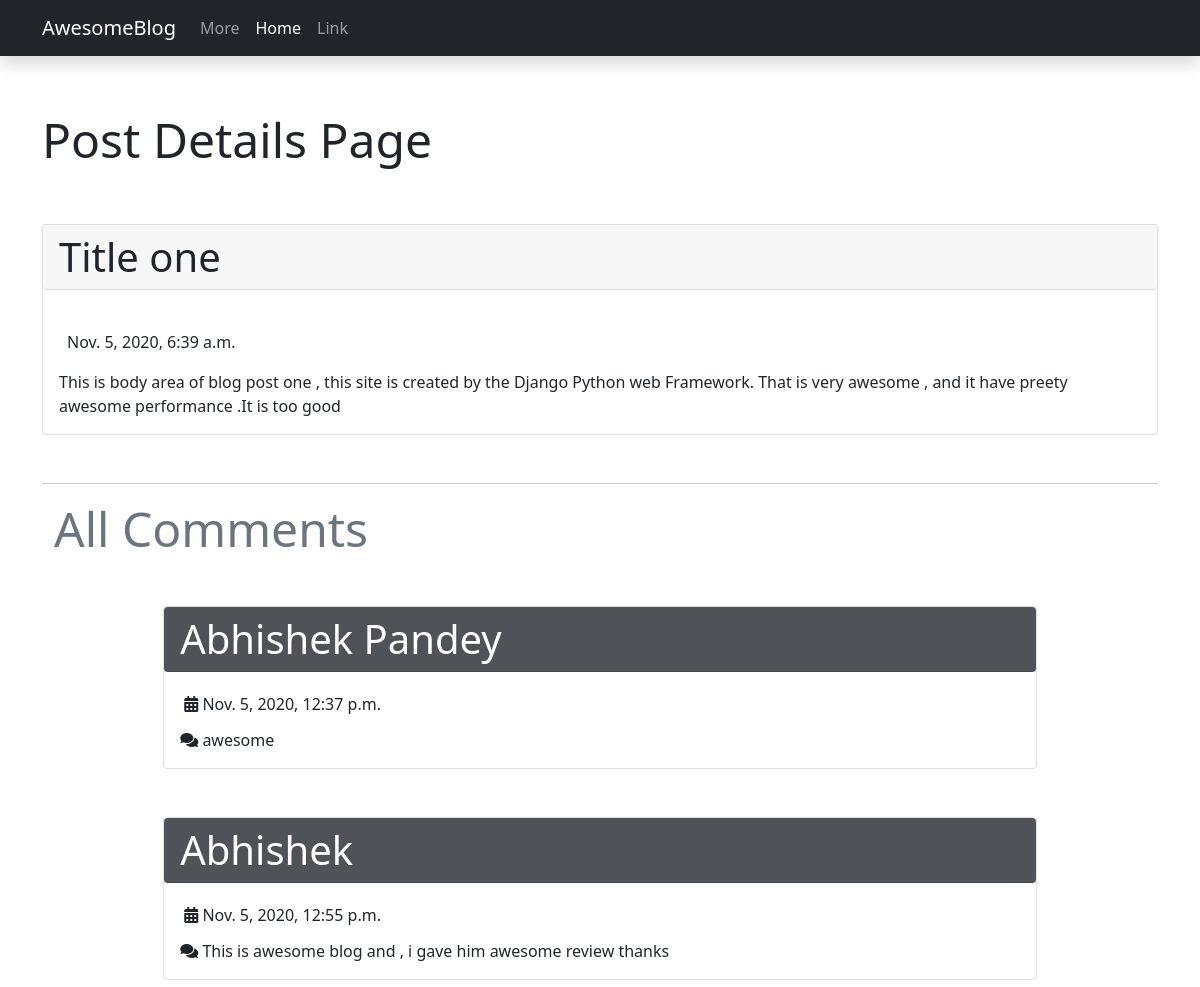
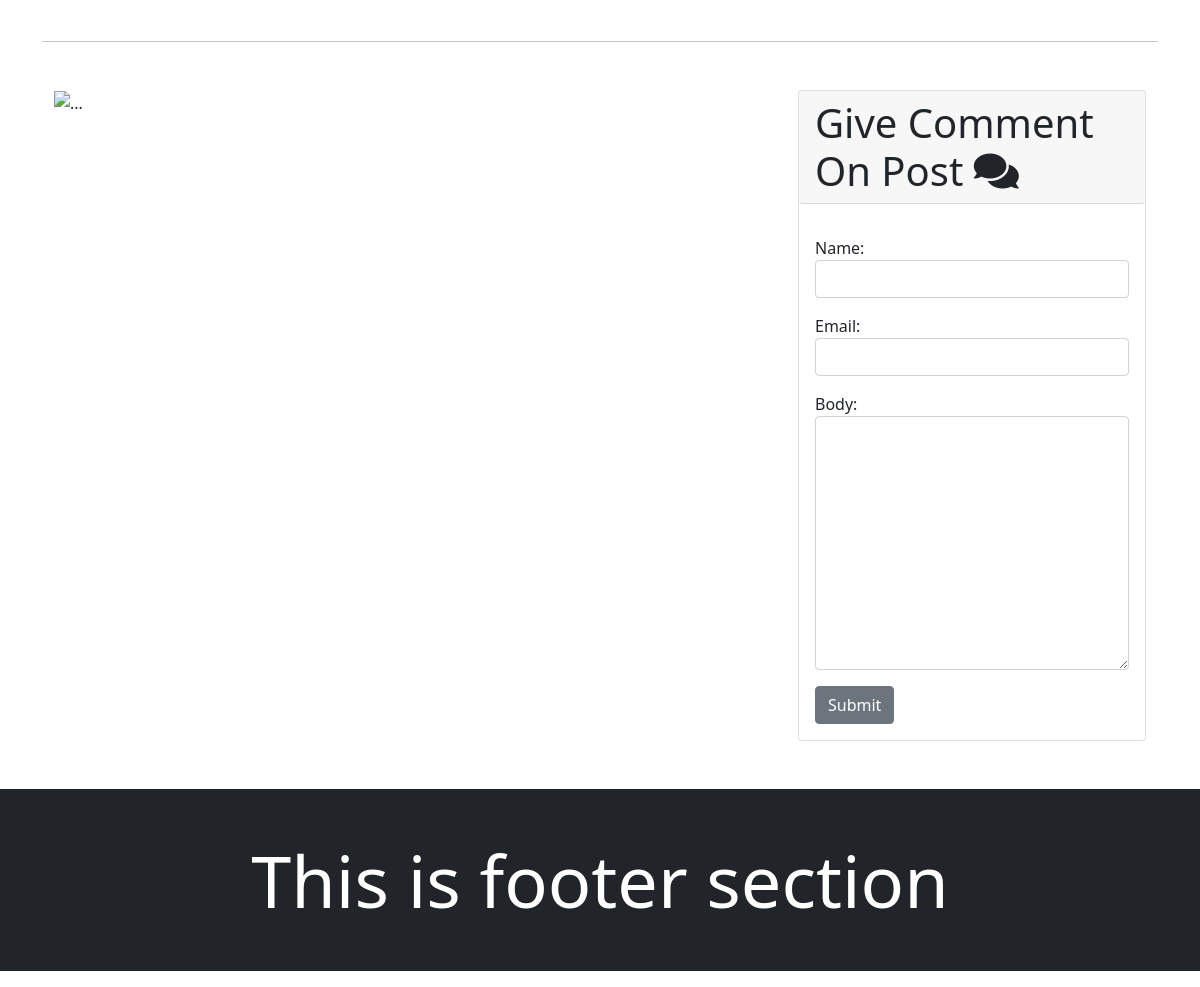
Screenshot of /title_one/ with the database file from the repository (2 pictures, top to bottom).
### mainBlog/models.py (models this page shows)
class Posts(models.Model):
    title = models.CharField(max_length=255)
    slug = models.SlugField()
    body = RichTextField()
    date_added = models.DateTimeField(auto_now_add=True)
    class Meta:
        ordering = ['-date_added']

class Comment(models.Model):
    post = models.ForeignKey(Posts, related_name='comments', on_delete=models.CASCADE)
    name = models.CharField(max_length=255)
    email = models.TextField()
    body = models.TextField()
    date_added = models.DateTimeField(auto_now_add=True)
    class Meta:
        ordering = ['date_added']

### mainBlog/views.py (the view)
# urls.py: path('<slug:slug>/', post_detail, name='post_detail')
def post_detail(request, slug):
    post = Posts.objects.get(slug=slug)
    if request.method == "POST":
        form = CommentForm(request.POST)
        if form.is_valid():
            comment = form.save(commit=False)
            comment.post = post
            comment.save()
            return redirect('post_detail', slug=post.slug )
    else:
        form = CommentForm()
    return render(request, 'mainblog/post_detail.html', {'post': post, 'form':form})

### mainBlog/forms.py
class CommentForm(forms.ModelForm):
    class Meta:
        model = Comment
        fields = ['name', 'email', 'body']
        widgets = {
            'name' : forms.TextInput(attrs={'class':'form-control'}),
            'email' : forms.EmailInput(attrs={'class':'form-control'}),
            'body' : forms.Textarea(attrs={'class':'form-control', 'row':5})
        }

### mainBlog/templates/mainblog/post_detail.html (shortened to what this page needs)
{% extends 'mainblog/base.html' %}
{% block content %}
<div class="container">
    <h1 class="display-5 font-weight-bold lh-base mt-5">Post Details Page</h1>
    <div class="card mt-5 mb-5">
        <div class="card-header display-6 rounded" >
            {{post.title}}
        </div>
        <div class="card-body mt-3">
            <p class="card-title p-2">{{post.date_added}}</p>
            <p class="card-text">{{post.body | safe }}</p>
        </div>
    </div>
    <hr>
    <div class="container">
        <div class="text-muted display-5">All Comments</div>
        {% for comment in post.comments.all %}
        <div class="card mt-5 mb-5" style="width: 80%; margin: 0px auto;">
            <div class="card-header display-6 rounded text-white" style="background-color: #4f5257;">
                {{comment.name}}
            </div>
            <div class="card-body">
                <p class="card-title p-1"><i class="fas fa-calendar-alt"></i> {{comment.date_added}}</p>
                <p class="card-text"> <i class="fas fa-comments"></i> {{comment.body}}</p>
            </div>
        </div>
        {% empty %}
        <div class="card p-3">
            <div class="card-text text-muted"> <i class="fas fa-exclamation-triangle"></i> There is no any comments!</div>
        </div>
        {% endfor %}
    </div>
    <hr>
        <div class="container mt-5 mb-5">
            <div class="row">
            <div class="col-md-8">
                <img src="https://toppng.com/uploads/preview/abstract-lines-black-and-white-png-11552249642nfvhhra5dk.png"
                    class="img-fluid" alt="...">
            </div>
            <div class="col-md-4">
                <div class="card">
                    <div class="card-header display-6 rounded">
                        Give Comment On Post <i class="fas fa-comments"></i>
                    </div>
                    <div class="card-body mt-3">
                        <form action="." method="post">
                            {{ form.as_p}}
                            <button class="btn btn-secondary">Submit</button>
                        </form>
                    </div>
                </div>
            </div>
        </div>
    </div>
</div>
{% endblock  %}

### mainBlog/templates/mainblog/base.html (shortened to what this page needs)
<!doctype html>
<html lang="en">
<head>
    <link rel="stylesheet" href="https://cdnjs.cloudflare.com/ajax/libs/font-awesome/5.15.1/css/all.min.css"
 />
    <link rel="stylesheet" href="https://stackpath.bootstrapcdn.com/bootstrap/5.0.0-alpha2/css/bootstrap.min.css"
>
</head>
<body>
    {% include 'mainblog/navbar.html' %}
    {% block content %}
    {% endblock  %}
    {% include 'mainblog/footer.html' %}
</body>
</html>

### mainBlog/templates/mainblog/navbar.html (shortened to what this page needs)
<nav class="navbar navbar-expand-lg navbar-dark bg-dark shadow sticky-top">
  <div class="container pl-5 pr-5">
    <a class="navbar-brand" href="/">AwesomeBlog</a>
    <div class="collapse navbar-collapse" id="navbarSupportedContent">
      <form class="d-flex">
        <ul class="navbar-nav">
          <li class="nav-item">
            <a href="/" class="nav-link">More</a>
          </li>
          <li class="nav-item">
            <a class="nav-link active" aria-current="page" href="#">Home</a>
          </li>
          <li class="nav-item">
            <a class="nav-link" href="#">Link</a>
          </li>
        </ul>
      </form>
    </div>
  </div>
</nav>

### mainBlog/templates/mainblog/footer.html
<footer class="footer bg-dark text-white">
    <p class="text-center p-5 display-2">This is footer section</p>
</footer>

### rows the page displays
Posts: title "Title one", date_added "Nov. 5, 2020, 6:39 a.m.", body "This is body area of blog post one , this site is created by the Django Python web Framework. That is very awesome , and it have preety awesome performance .It is too good"
Comment: name "Abhishek Pandey", date_added "Nov. 5, 2020, 12:37 p.m.", body "awesome"
Comment: name "Abhishek", date_added "Nov. 5, 2020, 12:55 p.m.", body "This is awesome blog and , i gave him awesome review thanks"
